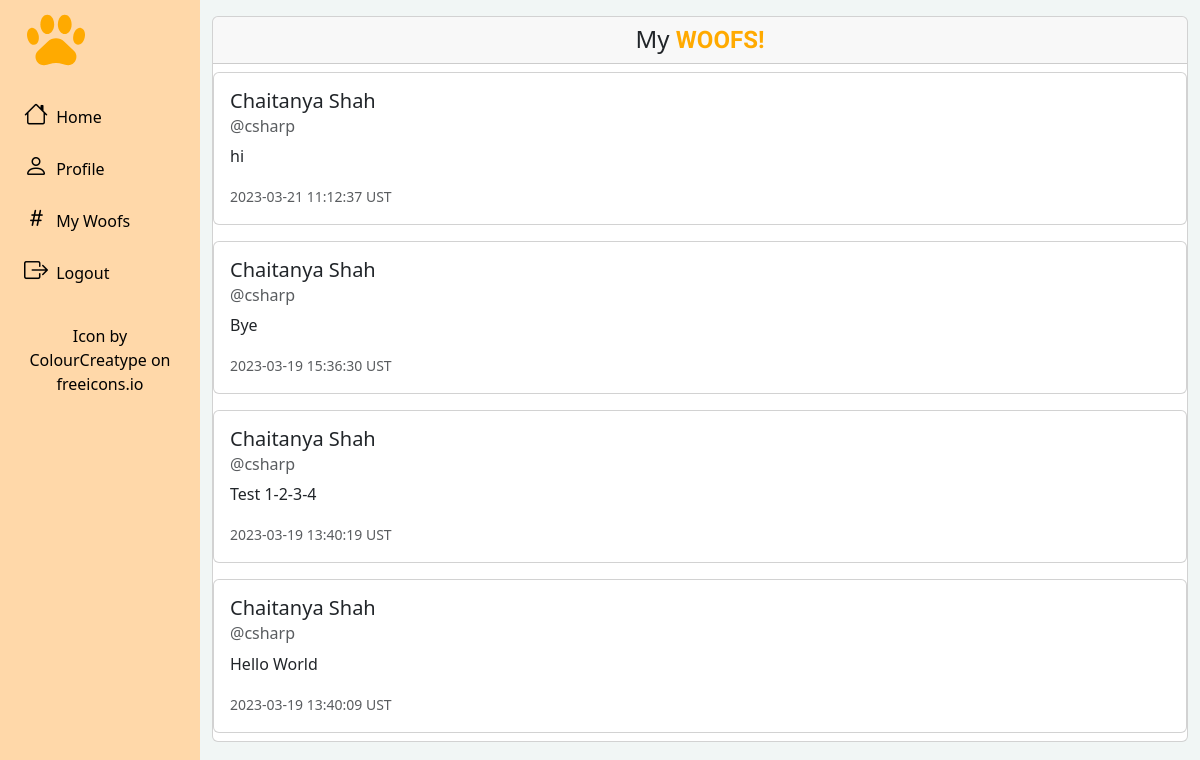
The app's page /my-woofs (signed in) with its own data.
### tables this page shows
CREATE TABLE users (
id INTEGER PRIMARY KEY AUTOINCREMENT NOT NULL,
firstName TEXT NOT NULL,
lastName TEXT NOT NULL,
username TEXT NOT NULL,
hash TEXT NOT NULL
, followers INTEGER NOT NULL DEFAULT 0 CHECK(followers >=0), following INTEGER NOT NULL DEFAULT 0 CHECK(following >=0), email NVARCHAR(320) NOT NULL);

CREATE TABLE woofs (
id INTEGER PRIMARY KEY AUTOINCREMENT NOT NULL,
woof TEXT NOT NULL,
timestamp DATETIME DEFAULT CURRENT_TIMESTAMP
, user_id INTEGER NOT NULL);

### app.py (the view)
@app.route("/my-woofs", methods=["GET"])
@login_required
def my_woofs():
    all_woofs = cur.execute("SELECT * FROM woofs WHERE user_id = ? ORDER BY timestamp DESC", (session['user_id'],)).fetchall()
    user = cur.execute("SELECT * FROM users WHERE id = ?", (session['user_id'],)).fetchone()
    woof_data = []
    for woofs in all_woofs:
        entry = {
            'woof': woofs['woof'],
            'timestamp': woofs['timestamp'],
            'username': user['username'],
            'firstName': user['firstName'],
            'lastName': user['lastName'],
        }
        woof_data.append(entry)
    if request.method == "GET":
        return render_template("my_woofs.html", woof_data=woof_data)

### app.py (called while the page is built)
@app.after_request
def after_request(response):
    response.headers["Cache-Control"] = "no-cache, no-store, must-revalidate"
    response.headers["Expires"] = 0
    response.headers["Pragma"] = "no-cache"
    return response

@app.before_request
def make_session_permanent():
    session.permanent = True

### helpers.py (called while the page is built)
def login_required(f):
    @wraps(f)
    def decorated_function(*args, **kwargs):
        if session.get("user_id") is None:
            return redirect("/login")
        return f(*args, **kwargs)
    return decorated_function

### templates/my_woofs.html (shortened to what this page needs)
{% extends "home_layout.html" %}
{% block body %}
    <div class="card">
        <h4 class="card-header text-center">My <span class="woofer"><strong>WOOFS!</strong></span> </h4>
    {% for woofs in woof_data %}
    <div class="card my-2">
        <div class="card-body">
            <h5 class="card-title">{{woofs['firstName']}} {{woofs['lastName']}}</h5>
            <h6 class="card-subtitle mb-2 text-muted">@{{woofs['username']}}</h6>
            <p class="card-text">{{woofs['woof']}}</p>
            <small class="text-muted">{{woofs['timestamp']}} UST</small>
        </div>
    </div>
    {% endfor %}
    </div>
{% endblock %}

### static/home_styles.css (style rules this page uses)
body { background-color: #F1F6F5; }
.woofer { font-family: 'Chakra Petch', sans-serif; color: #ffaa00; }

### records on screen
users: firstName "Chaitanya" "Chaitanya" "Chaitanya" "Chaitanya", lastName "Shah" "Shah" "Shah" "Shah", username "csharp" "csharp" "csharp" "csharp"
woofs: woof "hi", timestamp "2023-03-21 11:12:37"
woofs: woof "Bye", timestamp "2023-03-19 15:36:30"
woofs: woof "Test 1-2-3-4", timestamp "2023-03-19 13:40:19"
woofs: woof "Hello World", timestamp "2023-03-19 13:40:09"
